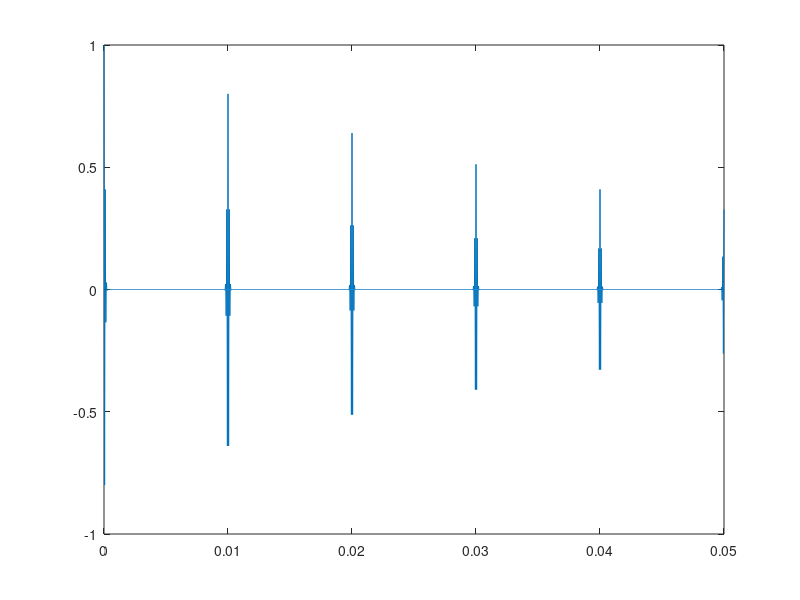

Write MATLAB code to recreate this figure. (Note: this script raises an error after producing the figure.)
%% exploration. Electric zzzz
fs = 4e4;
tend = 0.050; 
T = 0 : 1/fs : tend;
D = [0 : 1/1E2 : tend; 0.8.^(0:5)]';
Y = pulstran(T,D,'gauspuls',10E3,0.5);
figure; plot(T,Y)

player=audioplayer(Y,fs);
play(player);